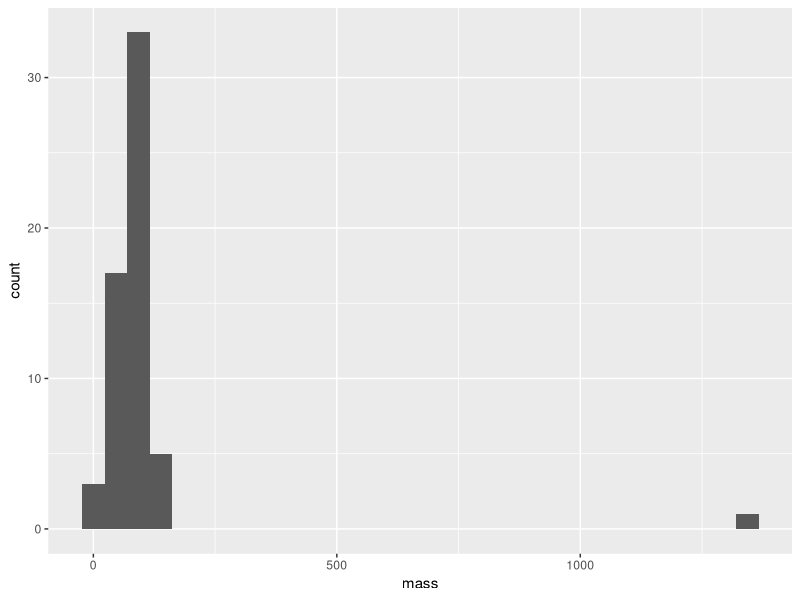

Write R code to recreate this figure.
## ---- chunk 1
knitr::opts_chunk$set(echo = TRUE)
## ---- chunk 2
library(dplyr)
library(ggplot2)
library(ggthemes)
library(patchwork)
## ---- chunk 3
# use built in starwars data frame because it's May 4th
data <- data(starwars) 
data <- data.frame(starwars) 
str(data)
## ---- chunk 4
table(data$height)
## ---- chunk 5
ggplot(data=data) +
      aes(x=mass) +
      geom_histogram()
